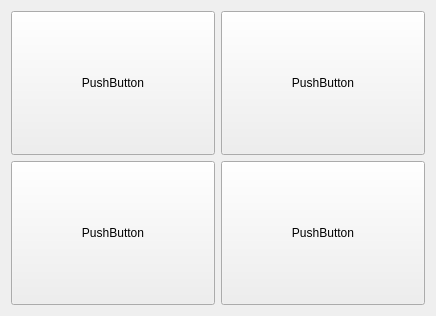
<?xml version="1.0" encoding="UTF-8"?>
<ui version="4.0">
 <class>Widget</class>
 <widget class="QWidget" name="Widget">
  <property name="geometry">
   <rect>
    <x>0</x>
    <y>0</y>
    <width>436</width>
    <height>316</height>
   </rect>
  </property>
  <property name="sizePolicy">
   <sizepolicy hsizetype="Ignored" vsizetype="Preferred">
    <horstretch>0</horstretch>
    <verstretch>0</verstretch>
   </sizepolicy>
  </property>
  <property name="windowTitle">
   <string>Widget</string>
  </property>
  <layout class="QGridLayout" name="gridLayout">
   <item row="2" column="0">
    <widget class="QPushButton" name="pushButton_3">
     <property name="sizePolicy">
      <sizepolicy hsizetype="Minimum" vsizetype="Minimum">
       <horstretch>0</horstretch>
       <verstretch>0</verstretch>
      </sizepolicy>
     </property>
     <property name="text">
      <string>PushButton</string>
     </property>
    </widget>
   </item>
   <item row="0" column="1">
    <widget class="QPushButton" name="pushButton">
     <property name="sizePolicy">
      <sizepolicy hsizetype="Minimum" vsizetype="Minimum">
       <horstretch>0</horstretch>
       <verstretch>0</verstretch>
      </sizepolicy>
     </property>
     <property name="text">
      <string>PushButton</string>
     </property>
    </widget>
   </item>
   <item row="0" column="0">
    <widget class="QPushButton" name="pushButton_2">
     <property name="sizePolicy">
      <sizepolicy hsizetype="Minimum" vsizetype="MinimumExpanding">
       <horstretch>0</horstretch>
       <verstretch>0</verstretch>
      </sizepolicy>
     </property>
     <property name="text">
      <string>PushButton</string>
     </property>
    </widget>
   </item>
   <item row="2" column="1">
    <widget class="QPushButton" name="pushButton_4">
     <property name="sizePolicy">
      <sizepolicy hsizetype="Minimum" vsizetype="Expanding">
       <horstretch>0</horstretch>
       <verstretch>0</verstretch>
      </sizepolicy>
     </property>
     <property name="text">
      <string>PushButton</string>
     </property>
    </widget>
   </item>
  </layout>
 </widget>
 <resources/>
 <connections/>
</ui>
